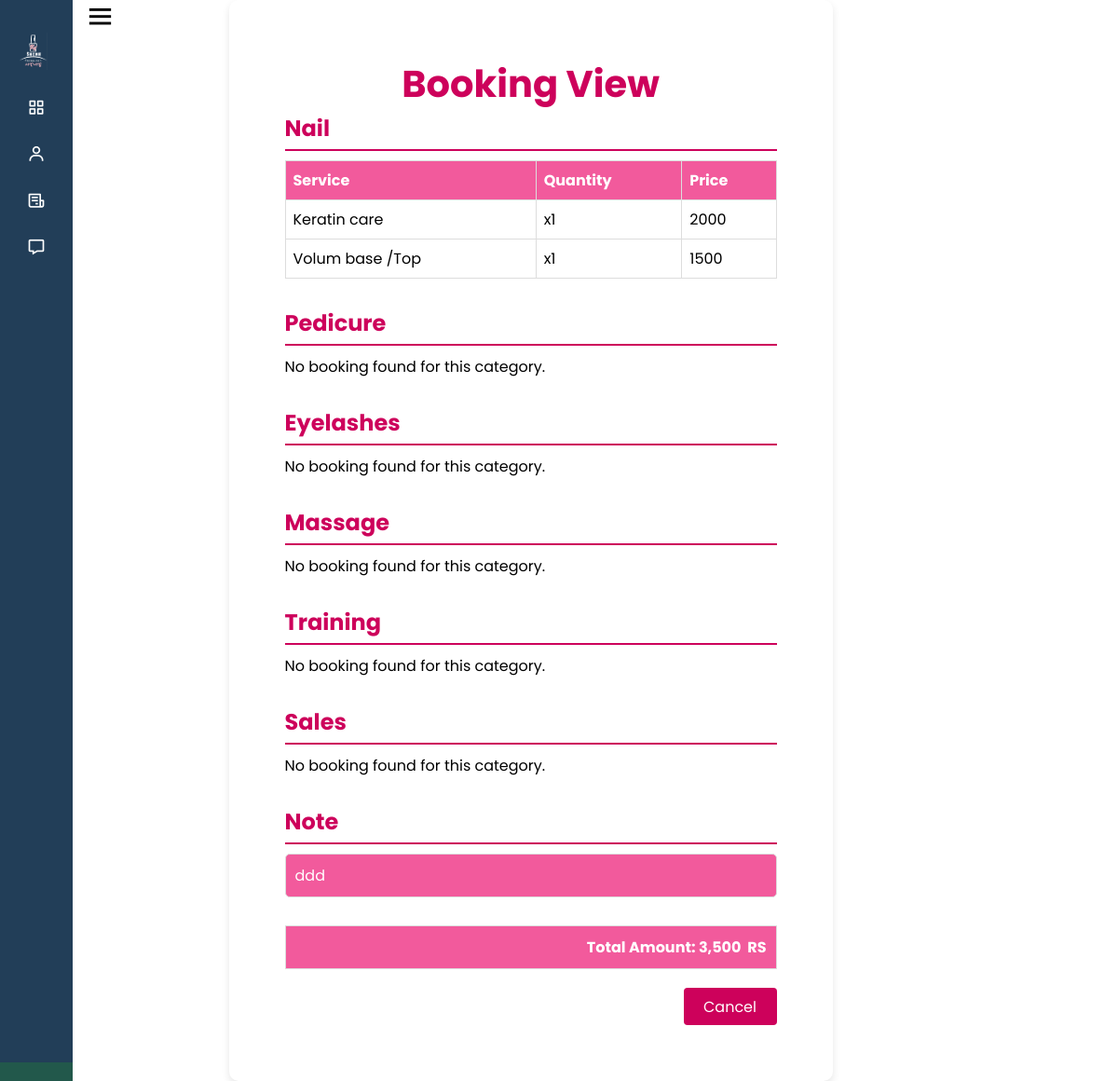
/booking_view.php?o_no=114, run on the app's committed database.
### tables this page shows
CREATE TABLE IF NOT EXISTS `order` (
  `o_no` int(11) NOT NULL AUTO_INCREMENT,
  `o_c_no` int(11) NOT NULL,
  `o_date` date NOT NULL,
  `o_memo` text NOT NULL,
  `o_amount` decimal(10,0) DEFAULT NULL,
  `o_service_count` int(11) DEFAULT NULL,
  `o_pymt_method` varchar(15) DEFAULT NULL,
  `o_pro_no` int(11) DEFAULT NULL,
  PRIMARY KEY (`o_no`)
);

CREATE TABLE IF NOT EXISTS `service_item` (
  `si_no` int(11) NOT NULL AUTO_INCREMENT,
  `si_cat` varchar(255) DEFAULT NULL,
  `si_service_name` varchar(50) NOT NULL,
  `si_price` int(11) NOT NULL,
  `si_promotion_price` int(11) DEFAULT NULL,
  `si_image1` varchar(255) DEFAULT NULL,
  `si_image2` varchar(255) DEFAULT NULL,
  `si_image3` varchar(255) DEFAULT NULL,
  `si_ext1` varchar(255) DEFAULT NULL,
  `si_ext2` varchar(255) DEFAULT NULL,
  `si_ext3` varchar(255) DEFAULT NULL,
  `si_description` text NOT NULL,
  `si_show` tinyint(1) DEFAULT '0',
  PRIMARY KEY (`si_no`)
);

CREATE TABLE IF NOT EXISTS `orderservice` (
  `s_no` int(11) NOT NULL AUTO_INCREMENT,
  `s_o_no` int(11) NOT NULL,
  `s_order_no` int(11) NOT NULL,
  `s_cat` varchar(1) DEFAULT NULL,
  `s_si_no` int(11) DEFAULT NULL,
  `s_qty` int(11) DEFAULT NULL,
  `s_price` int(11) DEFAULT NULL,
  PRIMARY KEY (`s_no`)
);

CREATE TABLE IF NOT EXISTS `currency` (
  `ss_no` int(11) NOT NULL AUTO_INCREMENT,
  `ss_currency` varchar(3) NOT NULL,
  PRIMARY KEY (`ss_no`)
);

### booking_view.php (the view, shortened to what this page needs)
<?php
include 'common.php';
include "side_bar.php";
$o_no = $_GET['o_no'] ?? '';
$sql = "
    SELECT
        o.o_memo,
        o.o_amount,
        si.si_cat,
        si.si_service_name AS service_name,
        os.s_qty,
        os.s_price
    FROM
        `order` o
    JOIN
        orderservice os
    ON
        o.o_no = os.s_o_no
    JOIN
        service_item si
    ON
        os.s_si_no = si.si_no
    WHERE
        o.o_no = ?
";
$stmt = $conn->prepare($sql);
$stmt->bind_param("s", $o_no);
$stmt->execute();
$result = $stmt->get_result();
$categories = [
    'N' => 'Nail',
    'P' => 'Pedicure',
    'E' => 'Eyelashes',
    'M' => 'Massage',
    'T' => 'Training',
    'S' => 'Sales'
];
$services = [];
$memo = "";
$totalAmount = 0.00;
if ($result->num_rows > 0) {
    while ($row = $result->fetch_assoc()) {
        $cat = $row["si_cat"];
        if (array_key_exists($cat, $categories)) {
            $services[$cat][] = [
                'name' => $row["service_name"],
                'qty' => $row["s_qty"],
                'price' => $row["s_price"]
            ];
        }
        $memo = $row["o_memo"];
        $totalAmount = $row["o_amount"];
    }
} else {
    echo "No booking found for this order.";
}
$sql = "SELECT ss_currency FROM currency WHERE ss_no = 1";
$result = mysqli_query($conn, $sql);
$currency = 'RS';
if ($row = mysqli_fetch_assoc($result)) {
    $currency = $row['ss_currency'];
}
?>
<!DOCTYPE html>
<html lang="en">
<head>
    <link rel="stylesheet" href="./css/order_view.css">
</head>
<body>
<div class="container">
    <h1 style="color: #cd015b;">Booking View</h1>
    <?php foreach ($categories as $catCode => $catName): ?>
        <div class="category">
            <h2><?php echo $catName; ?></h2>
            <?php if (isset($services[$catCode])): ?>
                <table class="service-table">
                    <tr>
                        <th>Service</th>
                        <th>Quantity</th>
                        <th>Price</th>
                    </tr>
                    <?php foreach ($services[$catCode] as $service): ?>
                        <tr>
                            <td><?php echo htmlspecialchars($service['name']); ?></td>
                            <td><?php echo 'x' . htmlspecialchars($service['qty']); ?></td>
                            <td><?php echo htmlspecialchars($service['price']); ?></td>
                        </tr>
                    <?php endforeach; ?>
                </table>
            <?php else: ?>
                <p>No booking found for this category.</p>
            <?php endif; ?>
        </div>
    <?php endforeach; ?>
    <h2>Note</h2>
    <div class="description">
        <?php echo htmlspecialchars($memo); ?>
    </div>
     <div class="total-amount">
        Total Amount: <?php echo htmlspecialchars(number_format($totalAmount)); ?> &nbsp;<?php echo htmlspecialchars($currency); ?>
            </div>
            <div class="buttons">
            <a href="./booking_history.php"><button type="button" class="cancel" onclick="resetForm()">Cancel </button></a>
            </div>
    </div>
</body>
</html>

### css/side_bar.css (style rules this page uses)
* { margin: 0; padding: 0; box-sizing: border-box; font-family: 'Poppins', sans-serif; }
body { display: flex; margin-right: 10%; }

### css/order_view.css (style rules this page uses)
h1 { text-align: center; font-size: 40px; color: #cd015b; }
.container { width: 60%; margin: 50px; margin-left:280px; padding: 20px; background-color: #fff; border-radius: 10px; box-shadow: 0 4px 8px rgba(0, 0, 0, 0.1); }
h2 { color: #cd015b; border-bottom: 2px solid #cd015b; padding-bottom: 5px; margin-bottom: 10px; }
.description { background-color: #f9f9f9; padding: 10px; border-radius: 5px; border: 1px solid #ccc; margin-bottom: 20px; }
.buttons { text-align: right; margin-top: 20px; }
.buttons button { background-color: #cd015b; color: white; border: none; margin-left: 10px; cursor: pointer; font-size: 16px; border-radius: 4px; width: 100px; height: 40px; transition: background-color 0.3s ease, transform 0.3s ease; }

### booking_view.php (style rules this page uses)
.container { padding: 60px; margin: 0 auto; max-width: 1200px; }
h1 { text-align: center; font-size: 40px; color: #22584b; }
.category { margin-bottom: 30px; }
.category h2 { margin-bottom: 10px; }
.service-table { width: 100%; border-collapse: collapse; }
.service-table th, .service-table td { border: 1px solid #ddd; padding: 8px; text-align: left; }
.service-table th { background-color: #f25a9c; color: #fff; }
.description { margin-bottom: 30px; padding: 10px; border: 1px solid #ddd; background-color: #f25a9c; color: white; }
.total-amount { margin-top: 20px; padding: 10px; border: 1px solid #ddd; background-color: #f25a9c; font-weight: bold; text-align: right; color: white; }

### data on the page
order: service_item.si_service_name "Keratin care", orderservice.s_qty "1", orderservice.s_price "2000", service_item.si_service_name "Volum base /Top", orderservice.s_price "1500", o_memo "ddd", o_amount "3,500"
currency: ss_currency "RS"

### other printed values
$catName "Nail"
$catName "Pedicure"
$catName "Eyelashes"
$catName "Massage"
$catName "Training"
$catName "Sales"
